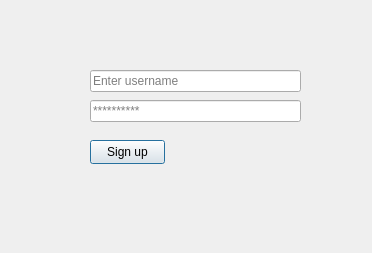
<?xml version="1.0" encoding="UTF-8"?>
<ui version="4.0">
 <class>Register</class>
 <widget class="QDialog" name="Register">
  <property name="geometry">
   <rect>
    <x>0</x>
    <y>0</y>
    <width>372</width>
    <height>253</height>
   </rect>
  </property>
  <property name="windowTitle">
   <string>Dialog</string>
  </property>
  <widget class="QLineEdit" name="username">
   <property name="geometry">
    <rect>
     <x>90</x>
     <y>70</y>
     <width>211</width>
     <height>22</height>
    </rect>
   </property>
   <property name="placeholderText">
    <string>Enter username</string>
   </property>
  </widget>
  <widget class="QLineEdit" name="password">
   <property name="geometry">
    <rect>
     <x>90</x>
     <y>100</y>
     <width>211</width>
     <height>22</height>
    </rect>
   </property>
   <property name="echoMode">
    <enum>QLineEdit::Password</enum>
   </property>
   <property name="placeholderText">
    <string>**********</string>
   </property>
  </widget>
  <widget class="QPushButton" name="signupBtn">
   <property name="geometry">
    <rect>
     <x>90</x>
     <y>140</y>
     <width>75</width>
     <height>24</height>
    </rect>
   </property>
   <property name="text">
    <string>Sign up</string>
   </property>
  </widget>
 </widget>
 <resources/>
 <connections/>
</ui>
